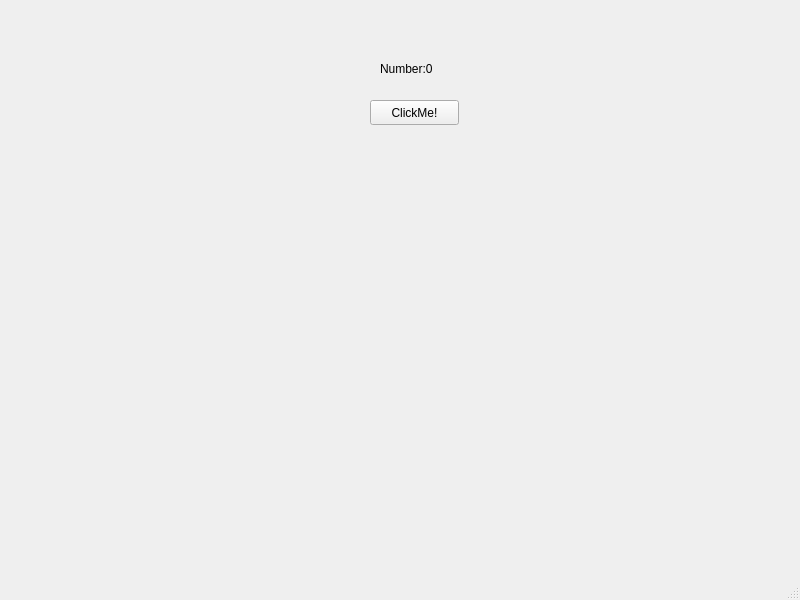
<?xml version="1.0" encoding="UTF-8"?>
<ui version="4.0">
 <class>MainWindow</class>
 <widget class="QMainWindow" name="MainWindow">
  <property name="geometry">
   <rect>
    <x>0</x>
    <y>0</y>
    <width>800</width>
    <height>600</height>
   </rect>
  </property>
  <property name="windowTitle">
   <string>MainWindow</string>
  </property>
  <widget class="QWidget" name="centralwidget">
   <widget class="QPushButton" name="pushButton">
    <property name="geometry">
     <rect>
      <x>370</x>
      <y>100</y>
      <width>89</width>
      <height>25</height>
     </rect>
    </property>
    <property name="text">
     <string>ClickMe!</string>
    </property>
   </widget>
   <widget class="QLabel" name="label">
    <property name="geometry">
     <rect>
      <x>380</x>
      <y>60</y>
      <width>91</width>
      <height>17</height>
     </rect>
    </property>
    <property name="text">
     <string>Number:0</string>
    </property>
   </widget>
  </widget>
  <widget class="QMenuBar" name="menubar">
   <property name="geometry">
    <rect>
     <x>0</x>
     <y>0</y>
     <width>800</width>
     <height>27</height>
    </rect>
   </property>
  </widget>
  <widget class="QStatusBar" name="statusbar"/>
 </widget>
 <resources/>
 <connections/>
</ui>
